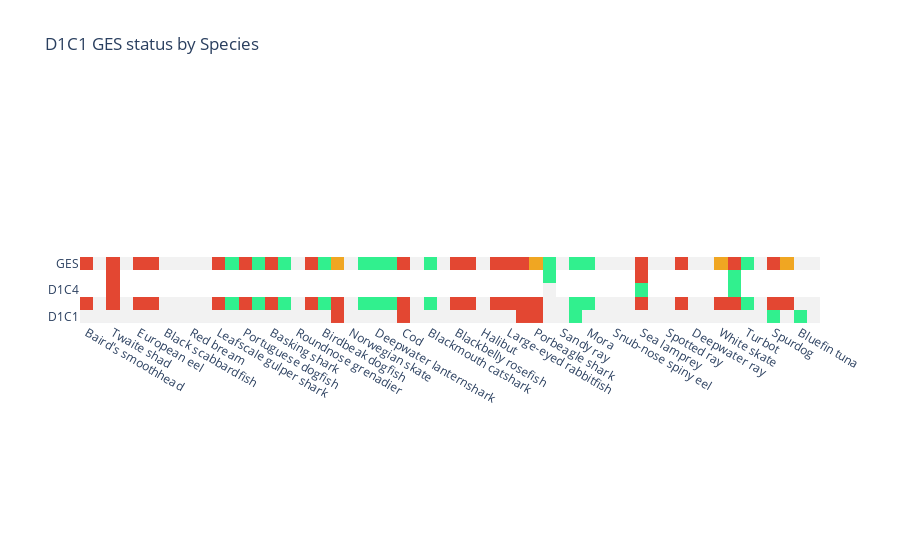

This figure's notebook cell:
### Code cell
import pandas as pd
import plotly.express as px

D1C1 = pd.read_csv (r'C:\Users\marrigan\Work\Jupyter_Notebooks\MSFD_Pie\data\D1_GES_Species2.csv')

x = D1C1['Common_Name']
y = ['GES','D1C5','D1C4','D1C2','D1C1']

z = [D1C1['GES_Colour'],D1C1['D1C5_Colour'],D1C1['D1C4_Colour'],D1C1['D1C2_Colour'],D1C1['D1C1_Colour']]

z_text = [D1C1['D1C1'],D1C1['D1C2'],D1C1['D1C4'],D1C1['D1C5'],D1C1['GES']]

colorscale=[[0.0, '#ffffff'], [.1, '#F0A622'], [.3, '#f2f2f2'], [.5, '#e34732'],[1, '#31F08E']]

fig = px.imshow(z, x=x, y=y, color_continuous_scale=colorscale, aspect='equal', title="D1C1 GES status by Species")
fig.update_traces(text=z_text, texttemplate="%{text}")
fig.update_coloraxes(showscale=False)
fig.update_xaxes(side="bottom")
fig.update_layout(hovermode='x unified')
fig.show()

### Figure 1 — Plotly figure (JSON) as saved in the notebook; plotly's stock layout.template omitted (floating-point values rounded to 4 significant figures; data arrays with more than 128 entries replaced by an {"elided": "..."} marker saying what was removed)
{"data": [{"coloraxis": "coloraxis", "hovertemplate": "x: %{x}<br>y: %{y}<br>color: %{z}<extra></extra>", "name": "0", "text": {"elided": "5x56 str values"}, "texttemplate": "%{text}", "type": "heatmap", "x": ["Baird's smoothhead ", "Common thresher shark", "Twaite shad ", "Wolffish  ", "European eel ", "Antimora  ", "Black scabbardfish", "Deep sea catcharks ", "Red bream", "Cataetyx laticeps", "Leafscale gulper shark", "Black dogfish ", "Portuguese dogfish ", "Longnose velvet dogfish", "Basking shark ", "Rabbitfish  ", "Roundnose grenadier ", "Kitefin shark ", "Birdbeak dogfish ", "Common skate complex", "Norwegian skate ", "Bigeye  ", "Deepwater lanternshark ", "Velvetbelly lanternshark ", "Cod", "Tope shark ", "Blackmouth catshark ", "Mouse catshark ", "Blackbelly rosefish ", "Six-gill shark ", "Halibut  ", "Orange roughy ", "Large-eyed rabbitfish ", "Shortfin mako shark", "Porbeagle shark ", "River lamprey ", "Sandy ray ", "Blue ling ", "Mora  ", "Starry moothhound ", "Snub-nose spiny eel", "Sailfin roughshark ", "Sea lamprey ", "Thornback ray ", "Spotted ray ", "Undulate ray ", "Deepwater ray ", "Straightnose rabbitfish ", "White skate ", "Atlantic salmon ", "Turbot  ", "Knitefooth shark ", "Spurdog  ", "Angel shark ", "Bluefin tuna ", "Spiny scorpionfish "], "xaxis": "x", "y": ["GES", "D1C5", "D1C4", "D1C2", "D1C1"], "yaxis": "y", "z": {"elided": "5x56 float values"}}], "layout": {"coloraxis": {"colorscale": [[0, "#ffffff"], [0.1, "#F0A622"], [0.3, "#f2f2f2"], [0.5, "#e34732"], [1, "#31F08E"]], "showscale": false}, "hovermode": "x unified", "title": {"text": "D1C1 GES status by Species"}, "xaxis": {"anchor": "y", "constrain": "domain", "domain": [0, 1], "scaleanchor": "y", "side": "bottom"}, "yaxis": {"anchor": "x", "autorange": "reversed", "constrain": "domain", "domain": [0, 1]}}}
